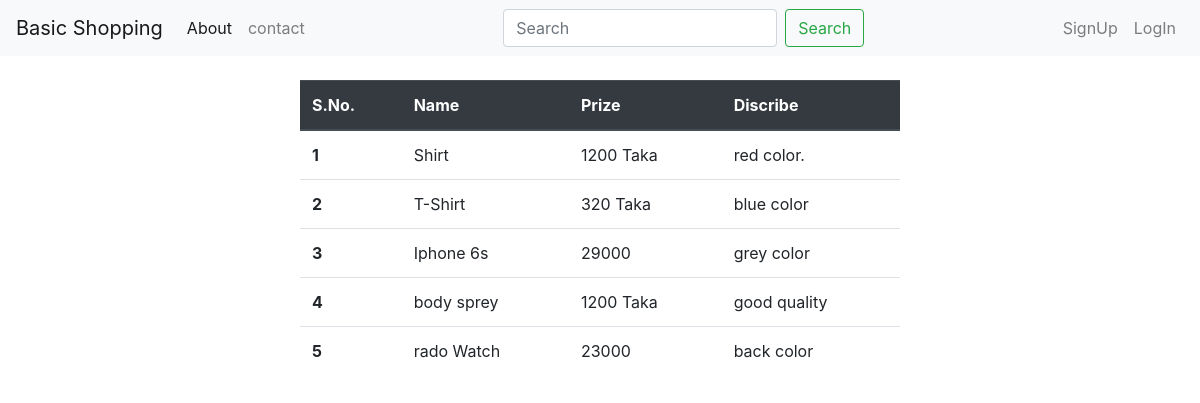
The page / on the database its author committed.
### basicapp/models.py (models this page shows)
class product_info(models.Model):
    name=models.CharField(max_length=200)
    prize=models.CharField(max_length=200)
    discribe=models.CharField(max_length=500)

### basicapp/views.py (the view)
# urls.py: path('', views.index, name='index'),
def index(request):
    dis_index=product_info.objects.all()
    d1={'all_prod':dis_index}
    return render(request, 'index.html', d1)

### basicapp/templates/index.html (shortened to what this page needs)
{% extends 'base.html' %}
{%block body%}
<table class="table container col-lg-6 mt-4">
  <thead class="thead-dark">
    <tr>
      <th scope="col">S.No.</th>
      <th scope="col">Name</th>
      <th scope="col">Prize</th>
      <th scope="col">Discribe</th>
    </tr>
  </thead>
  <tbody>
{%for i in all_prod %}
    <tr>
      <th scope="row">{{forloop.counter}}</th>
      <td>{{i.name}}</td>
      <td>{{i.prize}}</td>
      <td>{{i.discribe}}</td>
    </tr>
{%endfor%}
  </tbody>
</table>
{%endblock%}

### basicapp/templates/base.html (shortened to what this page needs)
<!doctype html>
<html lang="en">
  <head>
    <link rel="stylesheet" href="https://cdn.jsdelivr.net/npm/bootstrap@4.5.3/dist/css/bootstrap.min.css">
  </head>
  <body>
    <nav class="navbar navbar-expand-lg navbar-light bg-light">
      <a class="navbar-brand" href="/">Basic Shopping</a>
      <div class="collapse navbar-collapse" id="navbarSupportedContent">
        <ul class="navbar-nav mr-auto">
          <li class="nav-item active">
            <a class="nav-link" href="about">About</a>
          </li>
          <li class="nav-item">
            <a class="nav-link" href="contact">contact</a>
          </li>
        </ul>
        <form class="form-inline mr-auto">
          <input class="form-control mr-sm-2" type="search" placeholder="Search" aria-label="Search">
          <button class="btn btn-outline-success my-2 my-sm-0" type="submit">Search</button>
        </form>
        <ul class="navbar-nav my-auto">
            <li class="nav-item">
              <a class="nav-link" href="signup">SignUp</a>
            </li>
            <li class="nav-item">
              <a class="nav-link" href="login">LogIn</a>
            </li>
        </ul>
      </div>
    </nav>
    {%block body%}{%endblock%}
  </body>
</html>

### rows shown on the page
product_info: name "Shirt", prize "1200 Taka", discribe "red color."
product_info: name "T-Shirt", prize "320 Taka", discribe "blue color"
product_info: name "Iphone 6s", prize "29000", discribe "grey color"
product_info: name "body sprey", prize "1200 Taka", discribe "good quality"
product_info: name "rado Watch", prize "23000", discribe "back color"
